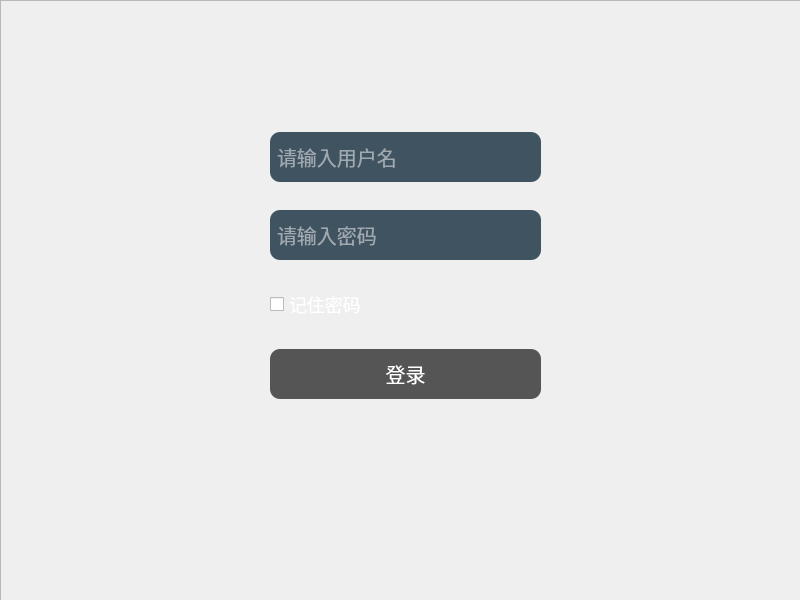
<?xml version="1.0" encoding="UTF-8"?>
<ui version="4.0">
 <class>Widget</class>
 <widget class="QWidget" name="Widget">
  <property name="geometry">
   <rect>
    <x>0</x>
    <y>0</y>
    <width>800</width>
    <height>600</height>
   </rect>
  </property>
  <property name="windowTitle">
   <string>Widget</string>
  </property>
  <property name="styleSheet">
   <string notr="true">QFrame
{
	border-image: url(:/cat.jpg)
}

QLineEdit
{
	color: white;
	background: #405361;
	padding: 0 5px;
	font-size: 20px; 
	border: none;
	border-radius: 10px;
}

QCheckBox
{
	color: white;
	font-size: 18px;
}

QPushButton
{
	font-size: 20px;
	color: white;
	background-color: #555;
	border-radius: 10px;
}

QPushButton:pressed
{
	color: black;
	background-color: orange;
}</string>
  </property>
  <widget class="QFrame" name="frame">
   <property name="geometry">
    <rect>
     <x>0</x>
     <y>0</y>
     <width>811</width>
     <height>601</height>
    </rect>
   </property>
   <property name="styleSheet">
    <string notr="true">QFrame
{
	border-image: url(:/cat.jpg)
}</string>
   </property>
   <property name="frameShape">
    <enum>QFrame::StyledPanel</enum>
   </property>
   <property name="frameShadow">
    <enum>QFrame::Raised</enum>
   </property>
   <widget class="QWidget" name="">
    <property name="geometry">
     <rect>
      <x>270</x>
      <y>110</y>
      <width>271</width>
      <height>311</height>
     </rect>
    </property>
    <layout class="QVBoxLayout" name="verticalLayout">
     <item>
      <widget class="QLineEdit" name="lineEdit">
       <property name="minimumSize">
        <size>
         <width>0</width>
         <height>50</height>
        </size>
       </property>
       <property name="maximumSize">
        <size>
         <width>16777215</width>
         <height>50</height>
        </size>
       </property>
       <property name="placeholderText">
        <string>请输入用户名</string>
       </property>
      </widget>
     </item>
     <item>
      <widget class="QLineEdit" name="lineEdit_2">
       <property name="minimumSize">
        <size>
         <width>0</width>
         <height>50</height>
        </size>
       </property>
       <property name="maximumSize">
        <size>
         <width>16777215</width>
         <height>50</height>
        </size>
       </property>
       <property name="echoMode">
        <enum>QLineEdit::Password</enum>
       </property>
       <property name="placeholderText">
        <string>请输入密码</string>
       </property>
      </widget>
     </item>
     <item>
      <widget class="QCheckBox" name="checkBox">
       <property name="text">
        <string>记住密码</string>
       </property>
      </widget>
     </item>
     <item>
      <widget class="QPushButton" name="pushButton">
       <property name="minimumSize">
        <size>
         <width>0</width>
         <height>50</height>
        </size>
       </property>
       <property name="baseSize">
        <size>
         <width>0</width>
         <height>50</height>
        </size>
       </property>
       <property name="text">
        <string>登录</string>
       </property>
      </widget>
     </item>
    </layout>
   </widget>
  </widget>
 </widget>
 <resources/>
 <connections/>
</ui>
